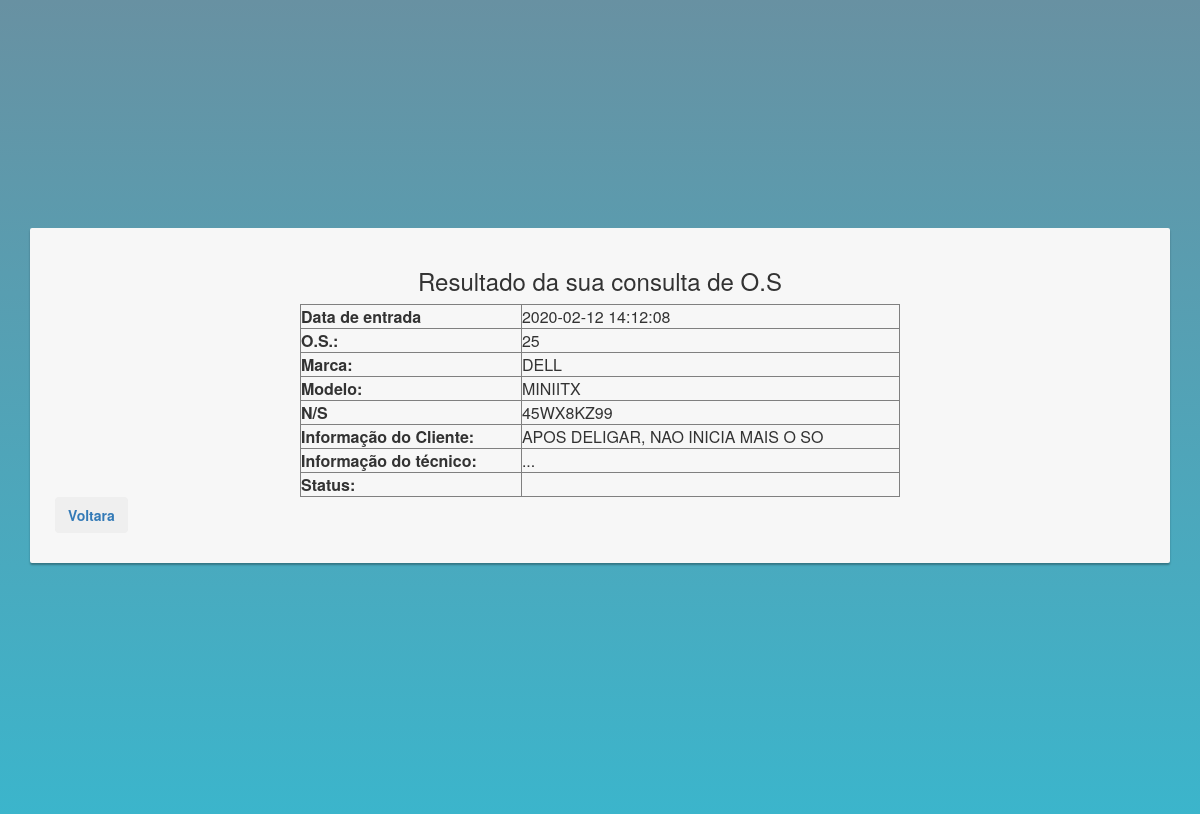
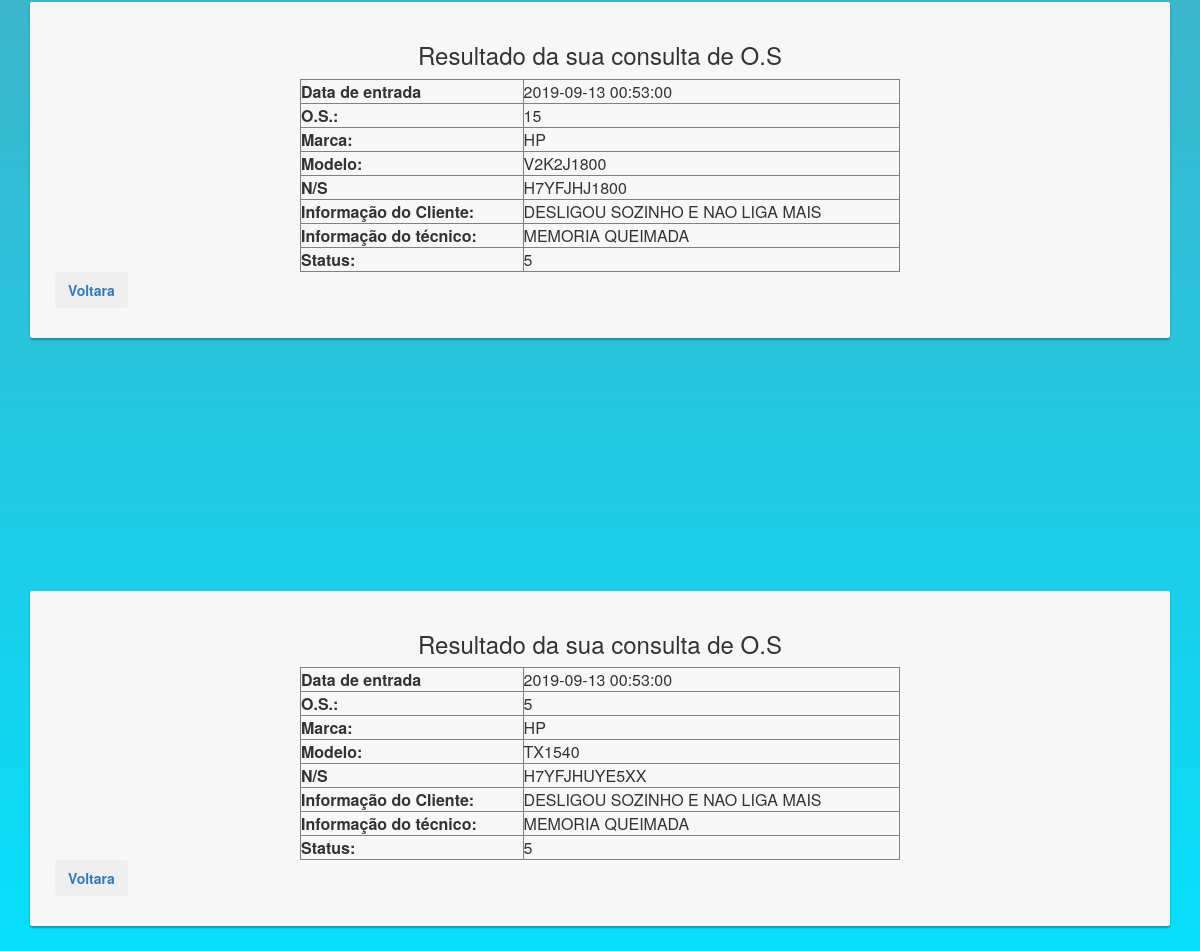
/site/fetch/search.php?b=5, run on the app's committed database (2 pictures, top to bottom).
### tables this page shows
CREATE TABLE `os` (
  `id_os` int(11) NOT NULL,
  `cliente_id` int(11) DEFAULT NULL,
  `usuario_id` int(11) DEFAULT NULL,
  `data_os` timestamp NULL DEFAULT CURRENT_TIMESTAMP,
  `data_previsao` varchar(20) DEFAULT NULL,
  `data_pronto` varchar(20) DEFAULT NULL,
  `data_entrega` varchar(20) DEFAULT NULL,
  `tipo` varchar(20) DEFAULT NULL,
  `modelo` varchar(20) DEFAULT NULL,
  `marca` varchar(20) DEFAULT NULL,
  `cor` varchar(20) DEFAULT NULL,
  `serie` varchar(20) DEFAULT NULL,
  `garantia` int(1) DEFAULT '1',
  `info_cliente` varchar(250) DEFAULT NULL,
  `info_tecnico` varchar(250) DEFAULT NULL,
  `info_entrega` varchar(250) DEFAULT NULL,
  `info_interna` varchar(250) DEFAULT NULL,
  `status_id` int(11) DEFAULT '1'
);

### site/fetch/search.php (the view, shortened to what this page needs)
<link rel="stylesheet" href="bootstrap-3.3.7/css/bootstrap.min.css">
<link href="style/style.css" rel="stylesheet" type="text/css" media="all"/>
<?php
include_once("db.php");
$busca = $_GET['b'];
$query = "SELECT * FROM os WHERE id_os LIKE '%".$busca."%' ORDER BY id_os DESC";
$sql = mysqli_query($db, $query);
$cont = mysqli_num_rows($sql);
if($cont == 0){
	echo "O número da O.S. digitado ( ".$busca." ), não foi localizado, tente novamente!  ";
}
else{
	while($os = mysqli_fetch_array($sql))
	{
	echo"<div class='container'>";
		echo"<div class='card card-body'>";
		echo"<h3 align='center'>Resultado da sua consulta de O.S</h3>";
        echo"<table width='600px' border='1' align='center' cellpadding='4' cellspacing='0'>";
		echo"<tr>";
		echo"<th>Data de entrada</th>";
		echo"<td>".$os['data_os']."</td>";
		echo"</tr>";
		echo"<tr>";
		echo"<th>O.S.:</th>";
		echo"<td>".$os['id_os']."</td>";
        echo"</tr>";
        echo"<tr>";
        echo"<th>Marca:</th>";
        echo"<td>".$os['marca']."</td>";
        echo"</tr>";
        echo"<tr>";
        echo"<th>Modelo:</th>";
        echo"<td>".$os['modelo']."</td>";
        echo"</tr>";
        echo"<tr>";
        echo"<th>N/S</th>";
		echo"<td>".$os['serie']."</td>";
        echo"</tr>";
        echo"<tr>";
        echo"<th>Informação do Cliente:</th>";
        echo"<td>".$os['info_cliente']."</td>";
        echo"</tr>";
        echo"<tr>";
        echo"<th>Informação do técnico:</th>";
        echo"<td>".$os['info_tecnico']."</td>";
        echo"</tr>";
        echo"<tr>";
        echo"<th>Status:</th>";
        echo"<td>".$os['status_id']."</td>";
        echo"</tr>";
        echo"</table>";
		echo"<button type='button' class='btn btn-outline-success'><a href='javascript:history.back()'>Voltara</a></button>";
		echo"</div>";
		echo"</div>";
	}
}
?>

### site/fetch/style/style.css (style rules this page uses)
.btn { font-weight: 700; height: 36px; -moz-user-select: none; -webkit-user-select: none; user-select: none; cursor: default; }
.card { background-color: #F7F7F7; padding: 20px 25px 30px; margin: 0 auto 25px; margin-top: 20%; -moz-border-radius: 2px; -webkit-border-radius: 2px; border-radius: 2px; -moz-box-shadow: 0px 2px 2px rgba(0, 0, 0, 0.3); -webkit-box-shadow: 0px 2px 2px rgba(0, 0, 0, 0.3); box-shadow: 0px 2px 2px rgba(0, 0, 0, 0.3); }

### data on the page
os: data_os "2020-02-12 14:12:08", id_os "25", marca "DELL", modelo "MINIITX", serie "45WX8KZ99", info_cliente "APOS DELIGAR, NAO INICIA MAIS O SO", info_tecnico "..."
os: data_os "2019-09-13 00:53:00", id_os "15", marca "HP", modelo "V2K2J1800", serie "H7YFJHJ1800", info_cliente "DESLIGOU SOZINHO E NAO LIGA MAIS", info_tecnico "MEMORIA QUEIMADA", status "5"
os: data_os "2019-09-13 00:53:00", id_os "5", marca "HP", modelo "TX1540", serie "H7YFJHUYE5XX", info_cliente "DESLIGOU SOZINHO E NAO LIGA MAIS", info_tecnico "MEMORIA QUEIMADA", status "5"
